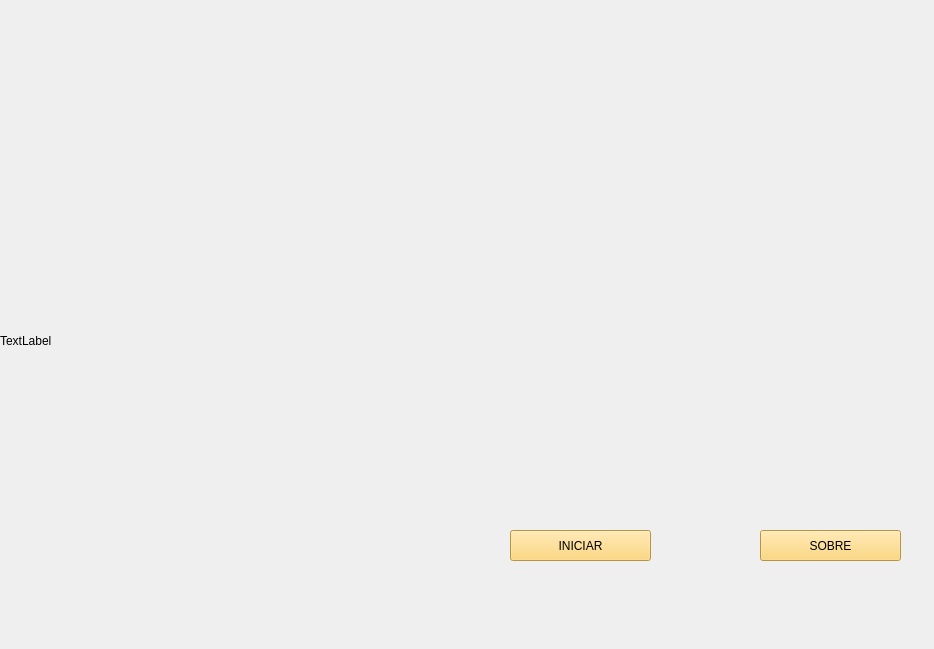
<?xml version="1.0" encoding="UTF-8"?>
<ui version="4.0">
 <class>Form</class>
 <widget class="QWidget" name="Form">
  <property name="geometry">
   <rect>
    <x>0</x>
    <y>0</y>
    <width>934</width>
    <height>649</height>
   </rect>
  </property>
  <property name="windowTitle">
   <string>Form</string>
  </property>
  <widget class="QLabel" name="label">
   <property name="geometry">
    <rect>
     <x>0</x>
     <y>0</y>
     <width>931</width>
     <height>681</height>
    </rect>
   </property>
   <property name="styleSheet">
    <string notr="true">image: url(:/newPrefix/IBOX.jpeg);</string>
   </property>
   <property name="text">
    <string>TextLabel</string>
   </property>
  </widget>
  <widget class="QPushButton" name="pushButton">
   <property name="geometry">
    <rect>
     <x>510</x>
     <y>530</y>
     <width>141</width>
     <height>31</height>
    </rect>
   </property>
   <property name="styleSheet">
    <string notr="true">font: 87 14pt &quot;Arial Black&quot;;
background-color: rgb(255, 207, 93);</string>
   </property>
   <property name="text">
    <string>INICIAR</string>
   </property>
  </widget>
  <widget class="QPushButton" name="pushButton_2">
   <property name="geometry">
    <rect>
     <x>760</x>
     <y>530</y>
     <width>141</width>
     <height>31</height>
    </rect>
   </property>
   <property name="styleSheet">
    <string notr="true">font: 87 14pt &quot;Arial Black&quot;;
background-color: rgb(255, 207, 93);</string>
   </property>
   <property name="text">
    <string>SOBRE</string>
   </property>
  </widget>
 </widget>
 <resources>
  <include location="../v2.0/source.qrc"/>
 </resources>
 <connections/>
</ui>
